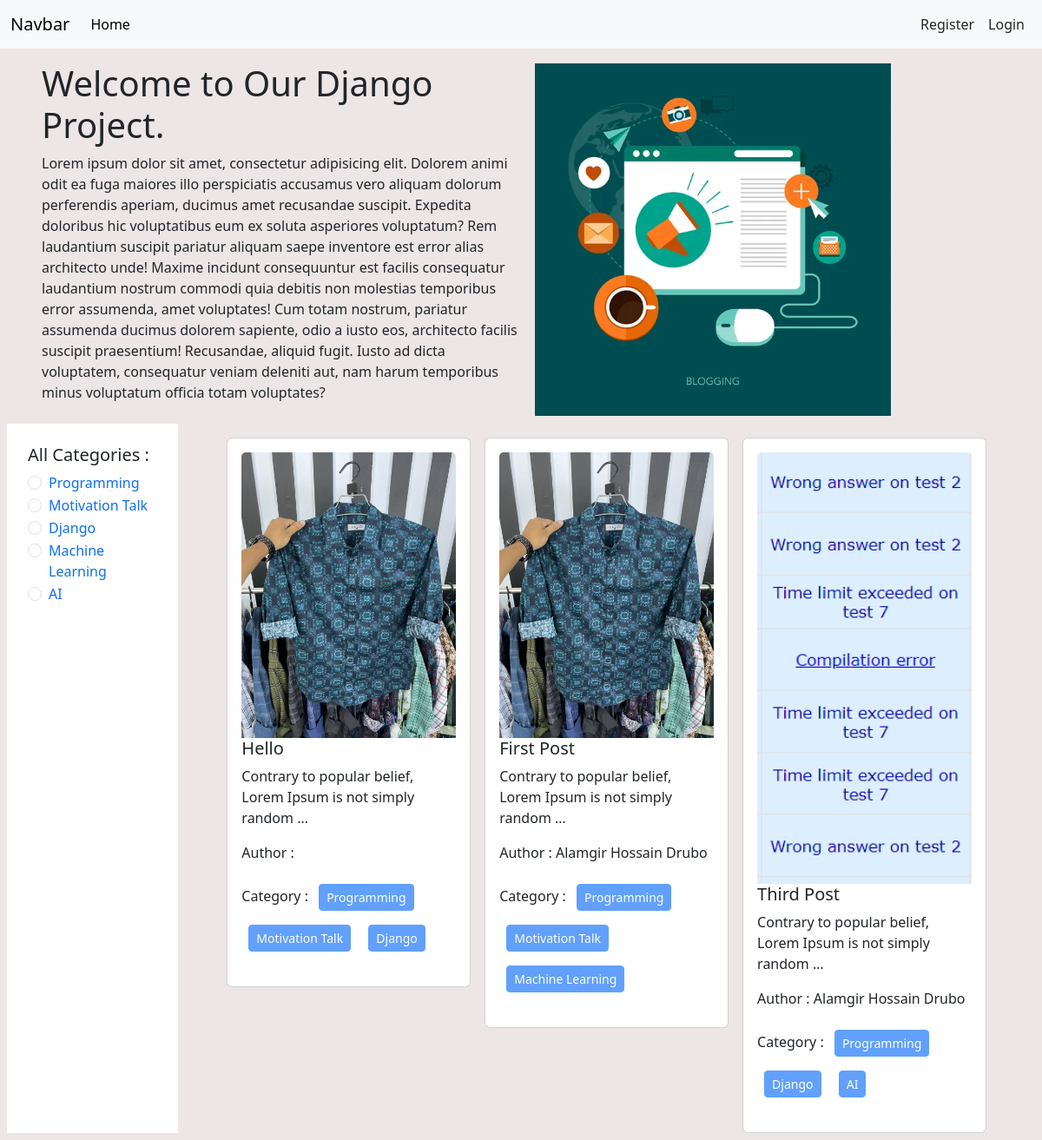
/category/programming/, run on the app's committed database.
### categories/models.py (models this page shows, shortened)
class Category(models.Model):
    name = models.CharField(max_length=100)
    slug = models.SlugField(max_length=100, unique=True, blank=True, null=True)

### posts/models.py (models this page shows, shortened)
class Post(models.Model):
    title = models.CharField(max_length=100)
    content = models.TextField()
    category = models.ManyToManyField(Category)
    author = models.ForeignKey(User, on_delete=models.CASCADE)
    images = models.ImageField(upload_to="posts/media/uploads/" , blank=True, null=True)

### Blogs/views.py (the view)
# urls.py: 2. Add a URL to urlpatterns:  path('', views.home, name='home')
def home(request, category_slug=None):
    data = Post.objects.all()
    if category_slug is not None:
        category = Category.objects.get(slug = category_slug)
        data = Post.objects.filter(category=category)
    category = Category.objects.all()
    return render(request, 'home.html' , {'datas' : data, 'categories' : category})

### templates/home.html
{% extends "base.html" %}
{% load static %}
{% block content %}
<div class="d-flex flex-wrap px-5 pt-3 align-items-center">
  <div class="col-6 ">
    <h1>Welcome to Our Django Project.</h1>
    <p>Lorem ipsum dolor sit amet, consectetur adipisicing elit. Dolorem animi odit ea fuga maiores illo perspiciatis accusamus vero aliquam dolorum perferendis aperiam, ducimus amet recusandae suscipit. Expedita doloribus hic voluptatibus eum ex soluta asperiores voluptatum? Rem laudantium suscipit pariatur aliquam saepe inventore est error alias architecto unde! Maxime incidunt consequuntur est facilis consequatur laudantium nostrum commodi quia debitis non molestias temporibus error assumenda, amet voluptates! Cum totam nostrum, pariatur assumenda ducimus dolorem sapiente, odio a iusto eos, architecto facilis suscipit praesentium! Recusandae, aliquid fugit. Iusto ad dicta voluptatem, consequatur veniam deleniti aut, nam harum temporibus minus voluptatum officia totam voluptates?</p>
  </div>
  <div  class="col-6">
    <img class="px-3" style="width:80%;" src="{% static 'header.jpg' %}" alt="Image">
  </div>
</div>
<div class="d-flex flex-wrap p-2">
  <div class='col-2 p-4 bg-white'>
    <h5>All Categories : </h5>
    {% for category in categories %}
    <div class="form-check">
      <input class="form-check-input" type="radio" name="flexRadioDefault" id="flexRadioDefault1">
      <label class="form-check-label" for="flexRadioDefault1">
        <a class="text-decoration-none" href="{% url 'category_wise' category.slug %}">{{category.name}}</a>
      </label>
    </div>
    {% endfor %}
  </div>
  <div class='col-10'>
    <div class="d-flex flex-wrap justify-content-center px-5">
      {% for data in datas %}
      <div class="col-sm-4 mb-3 mb-sm-0 pt-3">
          <div class="card mx-2 ">
            <div class="card-body">
              <img src="{{data.images.url}}" class="card-img-top" alt="Image">
              <h5 class="card-title"><a class="text-decoration-none text-dark" href="{% url 'post_detail' data.id %}">{{data.title}}</h5>
              <p class="card-text">{{data.content |truncatewords:10}} </p>
              <p> Author : {{data.author.first_name}}  {{data.author.last_name}} </p>
              <p> Category :
                  {% for i in data.category.all %}
                  <button class='btn btn-primary btn-sm m-2' disabled> {{i.name}} </button>
                  {% endfor %}
              </p>
            </div>
          </div>
        </div>
      {% endfor %}
    </div>
  </div>
</div>
{% endblock  %}

### data on the page
Category: name "Programming"
Category: name "Motivation Talk"
Category: name "Django"
Category: name "Machine Learning"
Category: name "AI"
Post: images (picture), title "Hello", content "Contrary to popular belief, Lorem Ipsum is not simply random …"
Post: images (picture), title "First Post", content "Contrary to popular belief, Lorem Ipsum is not simply random …", author.first_name "Alamgir Hossain", author.last_name "Drubo"
Post: images (picture), title "Third Post", content "Contrary to popular belief, Lorem Ipsum is not simply random …", author.first_name "Alamgir Hossain", author.last_name "Drubo"
